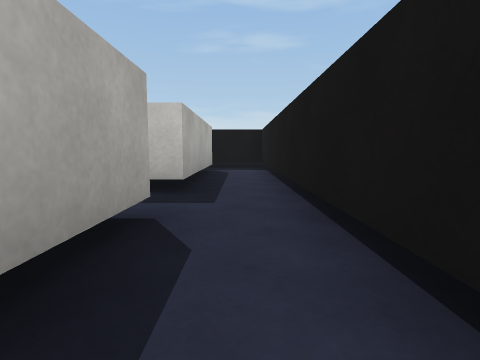
view 1 (above)

12 first-person views from a walk through a scene from a Unity 3-D project. The camera is 0.55 m above the floor, tilts 6° down and sees 80° across. The floor is counted in squares, 1 m on a side. Each view is taken from the middle of a square. On the plan, view 1 faces up. The plan holds only what a view shows up to about 9 squares ahead; the rest is blank. The place goes on beyond the plan. Surface patterns are stand-ins for the level's own textures.

view 2
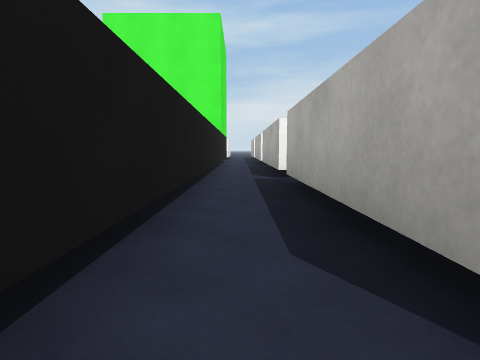

view 3
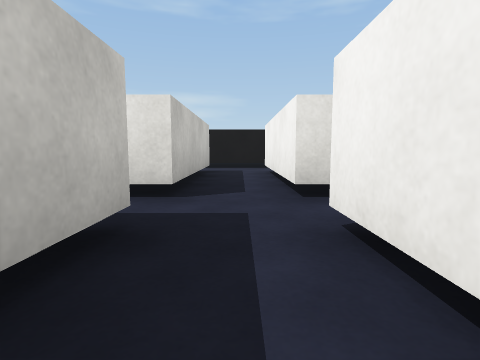

view 4
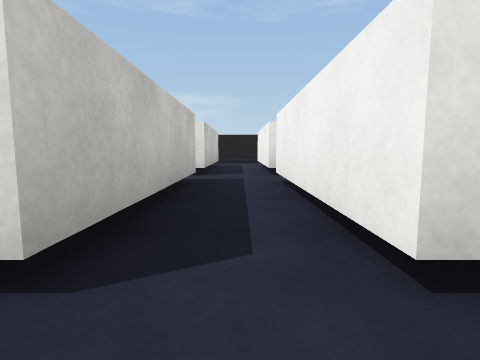

view 5
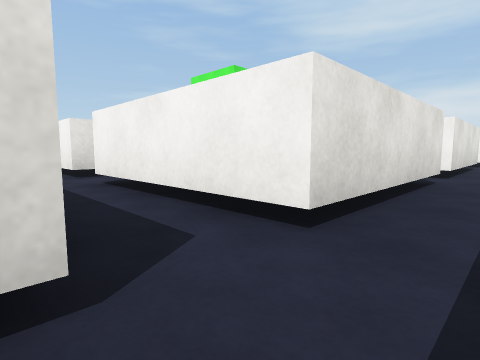

view 6
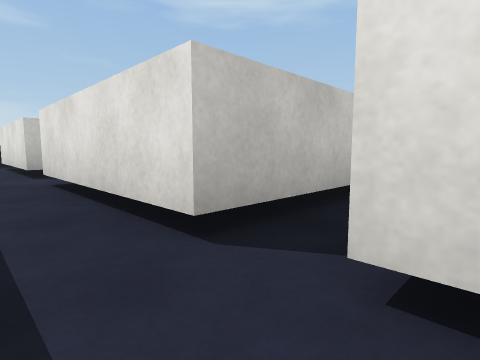

view 7
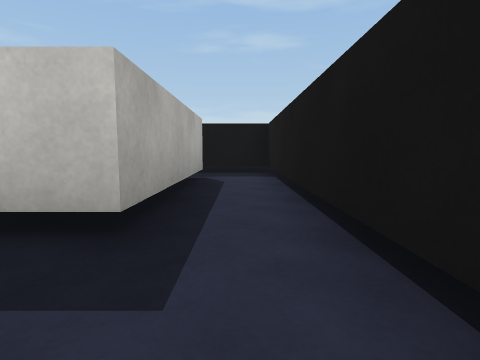

view 8
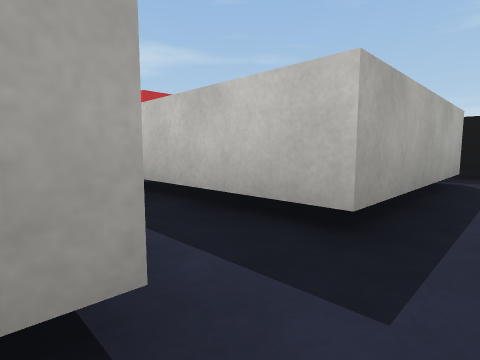

view 9
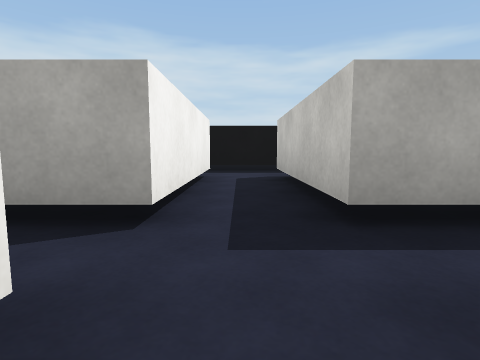

view 10
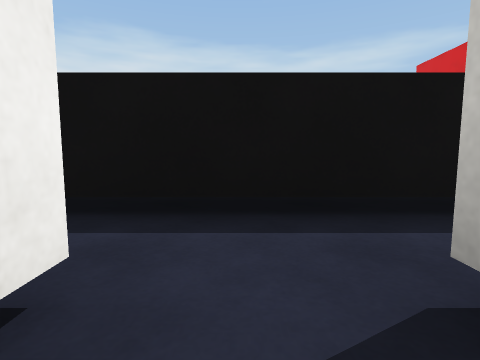

view 11
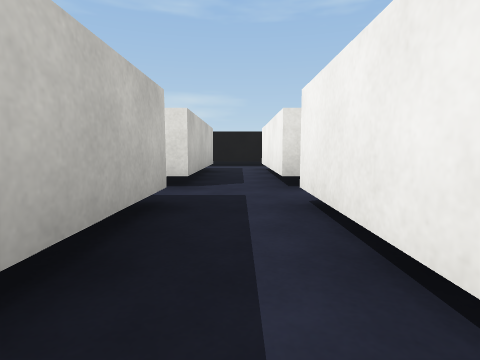

view 12
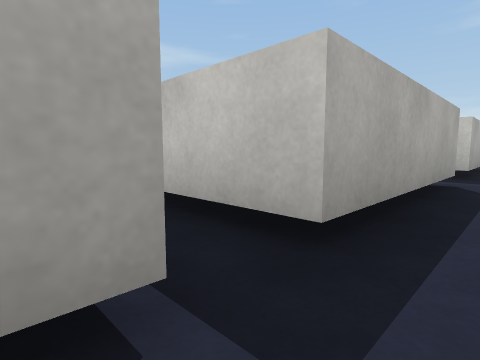

### Floor plan
Points are (right, up) in squares from view 1. A wall is a line through its corners. A room is listed if a view was taken in it or the views show most of it. See-through windows are left out.
Room 1 (views 1, 7, 8, 12)
walls: (-0.8, -2.5) (-0.8, -4.5); (0.7, -4.4) (0.7, 2.6); (-7.9, -1.6) (-10, -1.6); (-0.8, 2.4) (-0.8, -1.6) (-2.4, -1.6)
ways out: opening at (0, 2) to room 2; opening at (-10, -2) to room 4
Room 2 (views 2, 3, 9, 10, 11)
walls: (-4.8, 2.4) (-0.8, 2.4); (-6, 3.8) (-10, 3.8); (0.7, 2.6) (0.7, 8.8) (-1, 8.8); (-0.8, 7.9) (-0.8, 3.8) (-4.8, 3.8); (-10, 2.4) (-6, 2.4)
ways out: opening at (0, 2) to room 1; opening at (-10, 3) to room 3
Room 3 (views 4, 5)
walls: (-11.3, 4.9) (-11.3, 2.5); (-10, 3.8) (-10, 7.8)
ways out: opening at (-10, 3) to room 2; opening at (-11, 2) to room 4
Room 4 (view 6)
walls: (-10, -1.6) (-10, 2.4); (-11.3, 2.5) (-11.3, 1.5); (-10, -4.5) (-10, -2.5)
ways out: opening at (-10, -2) to room 1; opening at (-11, 2) to room 3

Positions as (right, up) in squares from view 1, and headings:
1: (0, 0), facing up
2: (0, 3), facing down
3: (-8, 3), facing right
4: (-11, 3), facing right
5: (-11, 4), facing down-right
6: (-11, -3), facing up-right
7: (0, 2), facing up
8: (0, 2), facing up-left
9: (-4, 3), facing left
10: (-9, 3), facing left
11: (-9, 3), facing right
12: (0, -3), facing up-left
